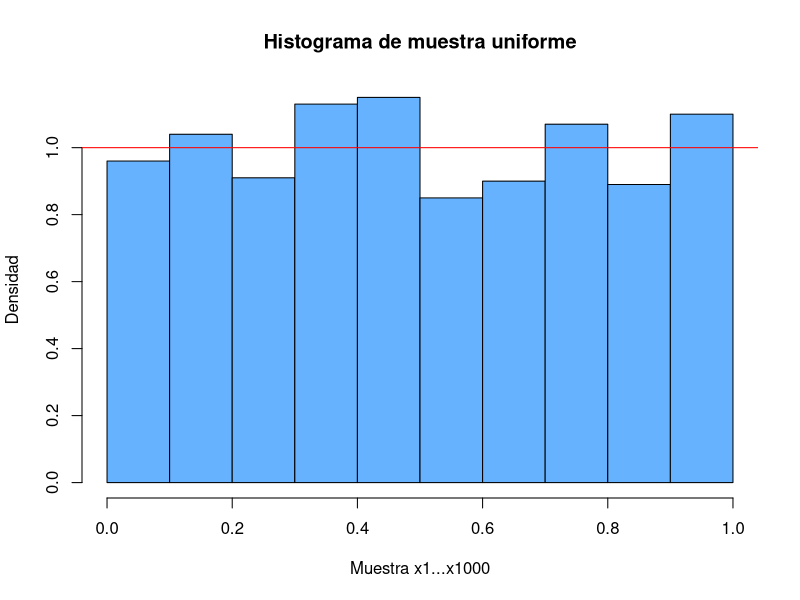
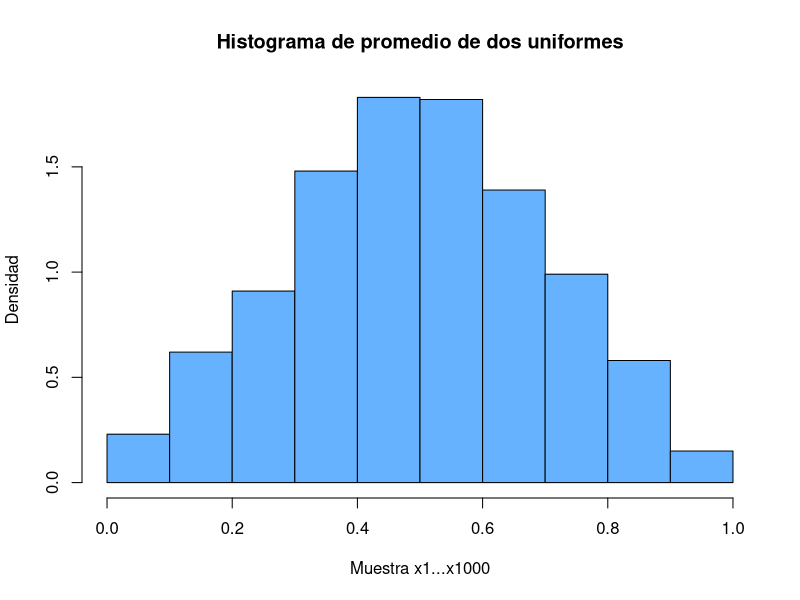
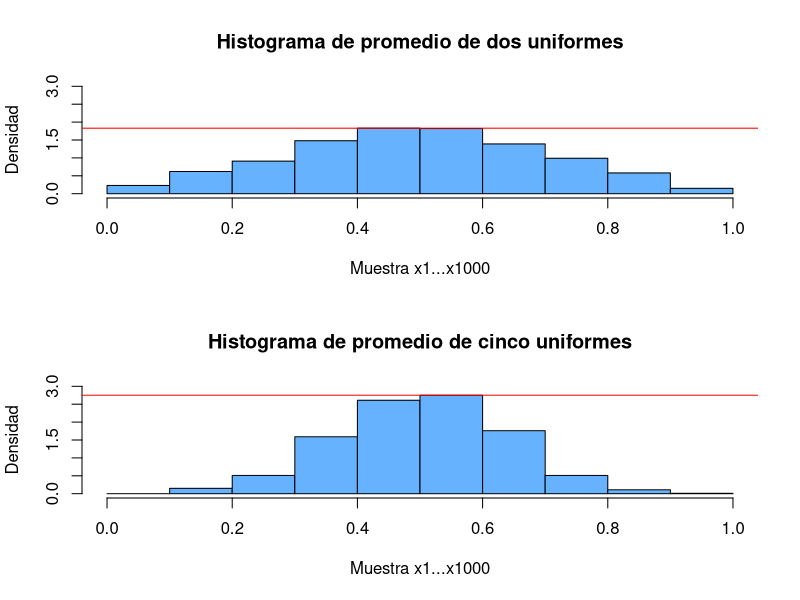
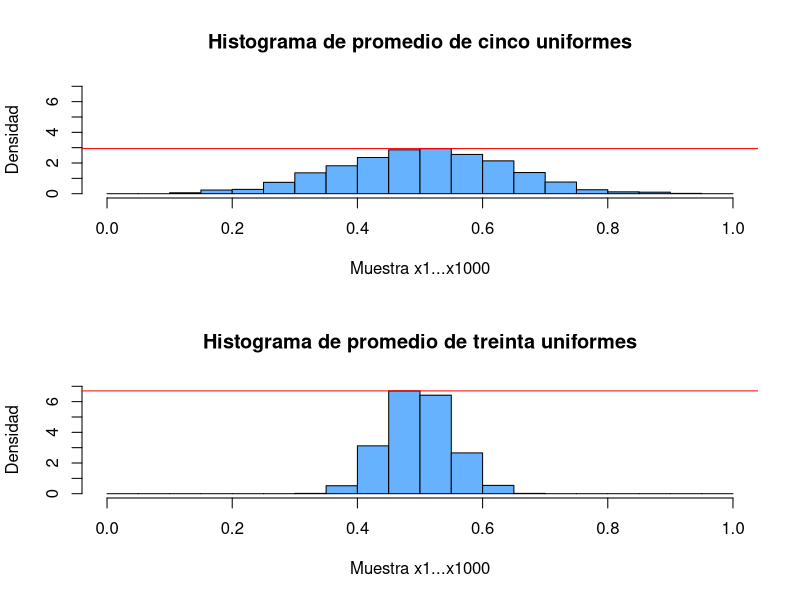
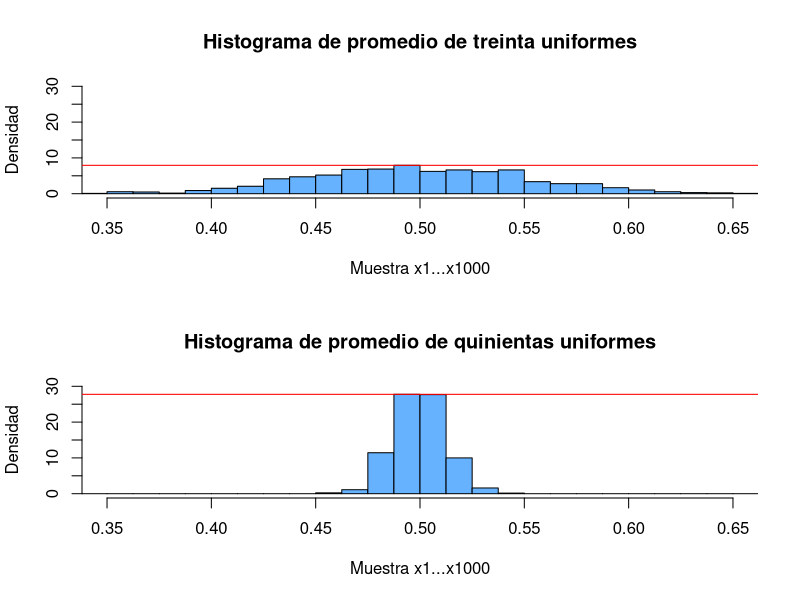
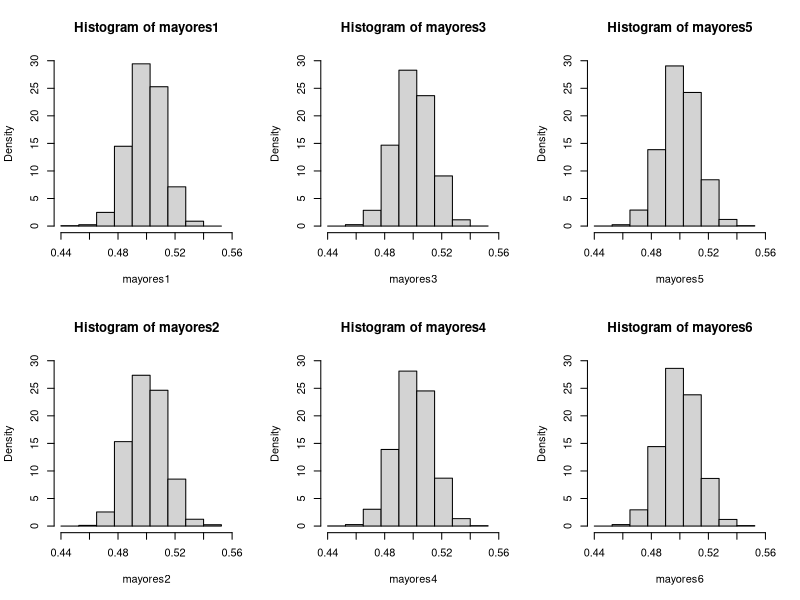
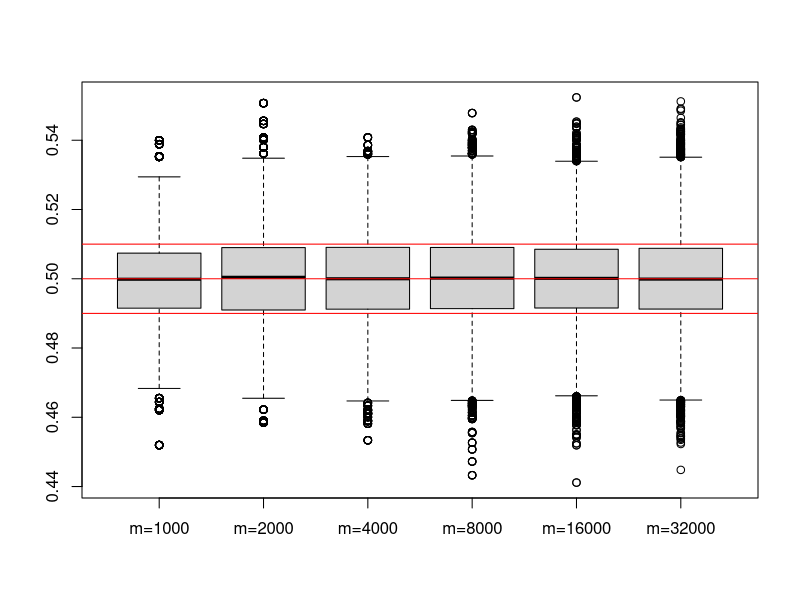
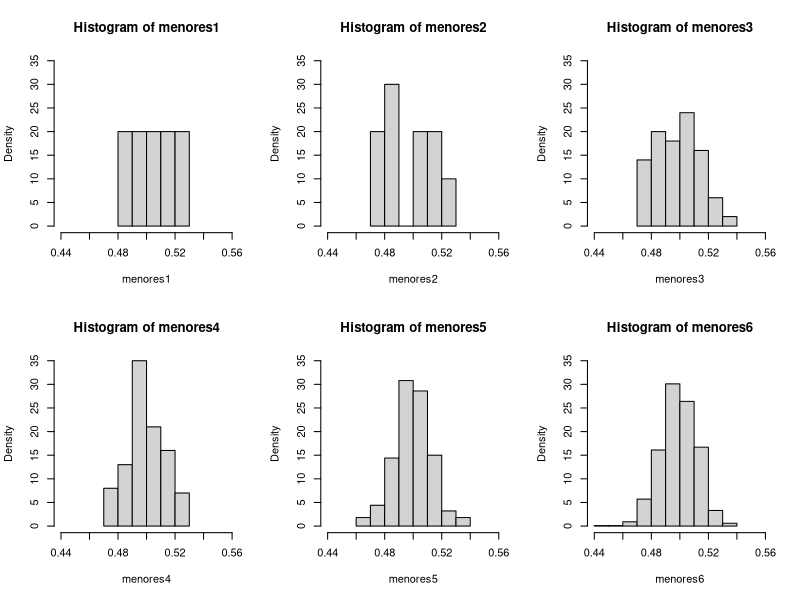

Here is the R script that generated these plots, in order:
#####################################
# TP Probabilidad y Estadística (C) #
#####################################

# Dejar al menos un espacio al final del script para que al copiar y pegar en la consola del R se ejecuten todos los comandos :)

# Funciones Auxiliares

promedio_n <- function(n, gen) { # Calcula el promedio de n realizaciones de una variable aleatoria con distribución gen
  x1...xn <- gen(n) # Genera n realizaciones de una v.a. con distribucion gen
  sum(x1...xn)/n # Calcula y devuelve el promedio de todas ellas
}

generar_promedios_uniformes <- function(n, size) { # Genera un vector de size promedios de n uniformes [0,1]
  sapply(rep(n, times = size), promedio_n, gen = runif)
}

generar_promedios_cauchy <- function(n, size) { # Genera un vector de size promedios de n cauchys
  sapply(rep(n, times = size), promedio_n, gen = rcauchy)
}

varianza <- function(x) { # Calcula la varianza muestral
  mean(x^2)-mean(x)^2
}


#################### ITEM A ####################

set.seed(0) # Un seed para cada item (a = 0, b = 1, ...)

a <- generar_promedios_uniformes(1, 1000)

ha <- hist(a,
           freq = FALSE,
           main = "Histograma de muestra uniforme",
           xlab = "Muestra x1...x1000",
           ylab = "Densidad",
           col = "#66B2FF")

abline(h = 1, col = "red") # Comparo con la densidad de una U[0,1]

#text(0.25, 1.05, "f(x)=1/(1-0)=1", col = "red") # (si conoces una mejor forma de presentar a la densidad teórica en el gráfico mejor, porque queda medio feo esto)


#################### ITEM B ####################

set.seed(1)

b <- generar_promedios_uniformes(2, 1000)

hb <- hist(b,
           freq = FALSE,
           main = "Histograma de promedio de dos uniformes",
           xlab = "Muestra x1...x1000",
           ylab = "Densidad",
           col = "#66B2FF")


#################### ITEM C ####################

set.seed(2)

c <- generar_promedios_uniformes(5, 1000)

par(mfrow = c(2, 1)) # Divido la pantalla en dos filas para comparar los histogramas

hb <- hist(b,
           freq = FALSE,
           main = "Histograma de promedio de dos uniformes",
           xlab = "Muestra x1...x1000",
           ylab = "Densidad",
           col = "#66B2FF",
           xlim = c(0, 1),
           breaks = seq(0, 1, by = 0.1),
           ylim = c(0, 3)) # El 3 fue puesto luego de ver el valor máximo que alcanzaba el histograma

abline(col = "red", h = max(hb$density))

hc <- hist(c,
           freq = FALSE,
           main = "Histograma de promedio de cinco uniformes",
           xlab = "Muestra x1...x1000",
           ylab = "Densidad",
           col = "#66B2FF",
           xlim = c(0, 1),
           breaks = seq(0, 1, by = 0.1),
           ylim = c(0, 3)) # El 3 fue puesto luego de ver el valor máximo que alcanzaba el histograma

abline(col = "red", h = max(hc$density))

par(mfrow = c(1, 1)) # Reestablezco la ventana gráfica para volver a tener un gráfico a la vez


#################### ITEM D ####################

set.seed(3)

d <- generar_promedios_uniformes(30, 1000)

par(mfrow = c(2, 1))

hc <- hist(c,
           freq = FALSE,
           main = "Histograma de promedio de cinco uniformes",
           xlab = "Muestra x1...x1000",
           ylab = "Densidad",
           col = "#66B2FF",
           xlim = c(0, 1),
           breaks = seq(0, 1, by = 0.05),
           ylim = c(0, 7))

abline(col = "red", h = max(hc$density))

hd <- hist(d,
           freq = FALSE,
           main = "Histograma de promedio de treinta uniformes",
           xlab = "Muestra x1...x1000",
           ylab = "Densidad",
           col = "#66B2FF",
           xlim = c(0, 1),
           breaks = seq(0, 1, by = 0.05),
           ylim = c(0, 7))

abline(col = "red", h = max(hd$density))

par(mfrow = c(1, 1))


#################### ITEM E ####################

set.seed(4)

e <- generar_promedios_uniformes(500, 1000)

par(mfrow = c(2, 1))

hd <- hist(d,
           freq = FALSE,
           main = "Histograma de promedio de treinta uniformes",
           xlab = "Muestra x1...x1000",
           ylab = "Densidad",
           col = "#66B2FF",
           xlim = c(0.35, 0.65),
           breaks = seq(0.3, 0.7, by = 0.0125),
           ylim = c(0, 30))

abline(col = "red", h = max(hd$density))

he <- hist(e,
           freq = FALSE,
           main = "Histograma de promedio de quinientas uniformes",
           xlab = "Muestra x1...x1000",
           ylab = "Densidad",
           col = "#66B2FF",
           xlim = c(0.35, 0.65),
           breaks = seq(0.3, 0.7, by = 0.0125),
           ylim = c(0, 30))

abline(col = "red", h = max(he$density))

par(mfrow = c(1, 1))

# Ahora comparamos distintos tamaños de muestras con los promedios fijos (con histogramas y con boxplots)

mayores1 <- e
mayores2 <- generar_promedios_uniformes(500, 2000)
mayores3 <- generar_promedios_uniformes(500, 4000)
mayores4 <- generar_promedios_uniformes(500, 8000)
mayores5 <- generar_promedios_uniformes(500, 16000)
mayores6 <- generar_promedios_uniformes(500, 32000)

mayores <- data.frame(mayores1, mayores2, mayores3, mayores4, mayores5, mayores6)

colnames(mayores) <- c("m=1000", "m=2000", "m=4000", "m=8000", "m=16000", "m=32000")

par(mfrow = c(2, 3))

# Ponerles color, titulo y nombre a los ejes de los histogramas
hist(mayores1, freq = F, ylim = c(0, 30), xlim = c(0.44, 0.56), breaks = seq(0.44, 0.56, by = 0.0125))
hist(mayores3, freq = F, ylim = c(0, 30), xlim = c(0.44, 0.56), breaks = seq(0.44, 0.56, by = 0.0125))
hist(mayores5, freq = F, ylim = c(0, 30), xlim = c(0.44, 0.56), breaks = seq(0.44, 0.56, by = 0.0125))
hist(mayores2, freq = F, ylim =c (0, 30), xlim = c(0.44, 0.56), breaks = seq(0.44, 0.56, by = 0.0125))
hist(mayores4, freq = F, ylim = c(0, 30), xlim = c(0.44, 0.56), breaks = seq(0.44, 0.56, by = 0.0125))
hist(mayores6, freq = F, ylim = c(0, 30), xlim = c(0.44, 0.56), breaks = seq(0.44, 0.56, by = 0.0125))

par(mfrow = c(1, 1))

boxplot(mayores)

# No se si sirven estas lineas.. pero bueno xD
abline(col = "red", h = 0.49)
abline(col = "red", h = 0.5)
abline(col = "red", h = 0.51)

# Desde 1000 en adelante los histogramas son similares, si vamos a los boxplots son similares, pero los de mayor numero de muestras contienen más outliers, lo cual es obvio ya que mientras más muestras se tomen, mayor es la cantidad de datos que se pueden salir de los parámetros normales.

# Pero veamos que ocurre con muestras desde 5 hasta 1000:

menores1 <- generar_promedios_uniformes(500, 5)
menores2 <- generar_promedios_uniformes(500, 10)
menores3 <- generar_promedios_uniformes(500, 50)
menores4 <- generar_promedios_uniformes(500, 100)
menores5 <- generar_promedios_uniformes(500, 500)
menores6 <- generar_promedios_uniformes(500, 1000)

par(mfrow = c(2, 3))

# Ponerles color, titulo y nombre a los ejes de los histogramas
hist(menores1, freq = F, ylim = c(0, 35), xlim = c(0.44, 0.56))
hist(menores2, freq = F, ylim = c(0, 35), xlim = c(0.44, 0.56))
hist(menores3, freq = F, ylim = c(0, 35), xlim = c(0.44, 0.56))
hist(menores4, freq = F, ylim = c(0, 35), xlim = c(0.44, 0.56))
hist(menores5, freq = F, ylim = c(0, 35), xlim = c(0.44, 0.56))
hist(menores6, freq = F, ylim = c(0, 35), xlim = c(0.44, 0.56))

menores <- data.frame(menores1, menores2, menores3, menores4, menores5, menores6)

colnames(menores) <- c("m=5", "m=10", "m=50", "m=100", "m=500", "m=1000")

par(mfrow = c(1, 1))

boxplot(menores)


#################### ITEM F ####################

set.seed(5)

f <- generar_promedios_uniformes(1200, 1000)

par(mfrow = c(2, 1))

he <- hist(e,
           freq = FALSE,
           main = "Histograma de promedio de quinientas uniformes",
           xlab = "Muestra x1...x1000",
           ylab = "Densidad",
           col = "#66B2FF",
           xlim = c(0.44, 0.56),
           breaks = seq(0.45, 0.55, by = 0.00625),
           ylim = c(0, 50))

abline(col = "red", h = max(he$density))

hf <- hist(f,
           freq = FALSE,
           main = "Histograma de promedio de mil doscientas uniformes",
           xlab = "Muestra x1...x1000",
           ylab = "Densidad",
           col = "#66B2FF",
           xlim = c(0.44, 0.56),
           breaks = seq(0.45, 0.55, by = 0.00625),
           ylim = c(0, 50))

abline(col = "red", h = max(hf$density))

par(mfrow = c(1, 1))

# Grafico los boxplots

datos_uniformes <- data.frame(a,b,c,d,e,f)

colnames(datos_uniformes) <- c("n=1", "n=2", "n=5", "n=30", "n=500", "n=1200")

boxplot(datos_uniformes, main = "Boxplots de promedios de U[0,1]")

abline(col = "red", h = 0.5)

# Calculemos la media y varianza muestral para cada conjunto de datos

media_a <- mean(a)
varianza_a <- varianza(a) # Usamos esta medida de varianza o usamos S^2 ?

media_b <- mean(b)
varianza_b <- varianza(b)

media_c <- mean(c)
varianza_c <- varianza(c)

media_d <- mean(d)
varianza_d <- varianza(d)

media_e <- mean(e)
varianza_e <- varianza(e)

media_f <- mean(f)
varianza_f <- varianza(f)

# Realizamos qqnorm para los seis conjuntos de datos

# Ponerles lindos nombres en los ejes ("Cuantiles Teóricos" y "Cuantiles Muestrales" estará bien? O es muy literal la traducción?)

par(mfrow = c(2, 3))

qqnorm(a, main = "QQPlot Normal n=1")
qqnorm(b, main = "QQPlot Normal n=2")
qqnorm(c, main = "QQPlot Normal n=5", ylim = c(0, 1))
qqnorm(d, main = "QQPlot Normal n=30", ylim = c(0.3, 0.7))
qqnorm(e, main = "QQPlot Normal n=500", ylim = c(0.3, 0.7))
qqnorm(f, main = "QQPlot Normal n=1200", ylim = c(0.3, 0.7))

par(mfrow = c(1, 1))

